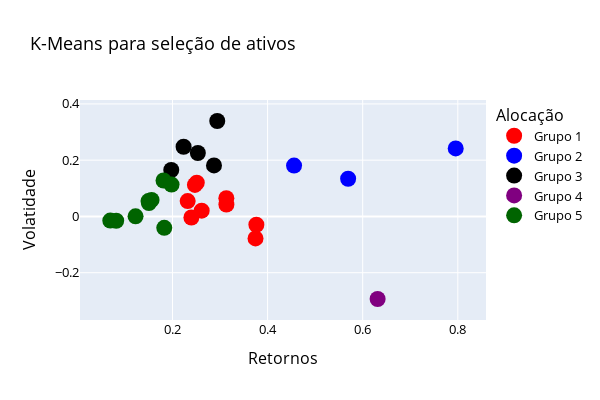

The notebook cell saved with this chart:
### Code cell
# Avaliação dos resultados - 2 métodos de construir o gráfico
# Método 1

fig = make_subplots(rows = 1, cols = 1,
                    shared_xaxes = True,
                    vertical_spacing = 0.08)

fig.add_trace(go.Scatter(x = retornos.loc[retornos["Clusters"] == 0, "Volatilidade"]
                         , y = retornos.loc[retornos["Clusters"] == 0, "Retornos"]
                         , name = "Grupo 1", mode = "markers"
                         , text = retornos.loc[retornos["Clusters"] == 0].index
                         , marker = dict(size = 16, color = "red"))
              , row = 1, col = 1)

fig.add_trace(go.Scatter(x = retornos.loc[retornos["Clusters"] == 1, "Volatilidade"]
                         , y = retornos.loc[retornos["Clusters"] == 1, "Retornos"]
                         , name = "Grupo 2", mode = "markers"
                         , text = retornos.loc[retornos["Clusters"] == 1].index
                         , marker = dict(size = 16, color = "blue"))
              , row = 1, col = 1)

fig.add_trace(go.Scatter(x = retornos.loc[retornos["Clusters"] == 2, "Volatilidade"]
                         , y = retornos.loc[retornos["Clusters"] == 2, "Retornos"]
                         , name = "Grupo 3", mode = "markers"
                         , text = retornos.loc[retornos["Clusters"] == 2].index
                         , marker = dict(size = 16, color = "black"))
              , row = 1, col = 1)

fig.add_trace(go.Scatter(x = retornos.loc[retornos["Clusters"] == 3, "Volatilidade"]
                         , y = retornos.loc[retornos["Clusters"] == 3, "Retornos"]
                         , name = "Grupo 4", mode = "markers"
                         , text = retornos.loc[retornos["Clusters"] == 3].index
                         , marker = dict(size = 16, color = "purple"))
              , row = 1, col = 1)

fig.add_trace(go.Scatter(x = retornos.loc[retornos["Clusters"] == 4, "Volatilidade"]
                         , y = retornos.loc[retornos["Clusters"] == 4, "Retornos"]
                         , name = "Grupo 5", mode = "markers"
                         , text = retornos.loc[retornos["Clusters"] == 4].index
                         , marker = dict(size = 16, color = "darkgreen"))
              , row = 1, col = 1)


fig.update_layout(height = 400, width = 600
                  , title_text = "K-Means para seleção de ativos"
                  , font_color = "blue"
                  , title_font_color = "black"
                  , xaxis_title = "Retornos"
                  , yaxis_title = "Volatidade"
                  , showlegend = True
                  , legend_title = "Alocação"
                  , font = dict(size = 13, color = "Black")
                 )
fig.update_layout(hovermode = "closest")

fig.show()

### Figure 1 — Plotly figure (JSON) as saved in the notebook; plotly's stock layout.template omitted (floating-point values rounded to 4 significant figures)
{"data": [{"marker": {"color": "red", "size": 16}, "mode": "markers", "name": "Grupo 1", "text": ["VALE", "CSNA3.SA", "WEGE3.SA", "B3SA3.SA", "JBSS3.SA", "CCRO3.SA", "MULT3.SA", "LREN3.SA", "SUZB3.SA"], "type": "scatter", "x": [0.3134, 0.3764, 0.2472, 0.3132, 0.2614, 0.2319, 0.2511, 0.3746, 0.2397], "xaxis": "x", "y": [0.042, -0.02963, 0.1122, 0.06464, 0.02044, 0.05473, 0.12, -0.07812, -0.003764], "yaxis": "y"}, {"marker": {"color": "blue", "size": 16}, "mode": "markers", "name": "Grupo 2", "text": ["BTC-USD", "ETH-USD", "^VIX"], "type": "scatter", "x": [0.4556, 0.5694, 0.7956], "xaxis": "x", "y": [0.1808, 0.1339, 0.2419], "yaxis": "y"}, {"marker": {"color": "black", "size": 16}, "mode": "markers", "name": "Grupo 3", "text": ["PETR4.SA", "ITUB4.SA", "BBAS3.SA", "SBSP3.SA", "UGPA3.SA"], "type": "scatter", "x": [0.2941, 0.1974, 0.2233, 0.2533, 0.2873], "xaxis": "x", "y": [0.3392, 0.165, 0.2477, 0.2255, 0.1813], "yaxis": "y"}, {"marker": {"color": "purple", "size": 16}, "mode": "markers", "name": "Grupo 4", "text": ["MGLU3.SA"], "type": "scatter", "x": [0.6314], "xaxis": "x", "y": [-0.2935], "yaxis": "y"}, {"marker": {"color": "darkgreen", "size": 16}, "mode": "markers", "name": "Grupo 5", "text": ["^BVSP", "BRL=X", "BOVA11.SA", "ITSA4.SA", "EQTL3.SA", "ABEV3.SA", "^GSPC", "GBPUSD=X", "EURUSD=X"], "type": "scatter", "x": [0.1495, 0.1223, 0.1559, 0.1812, 0.198, 0.1827, 0.1504, 0.08161, 0.06921], "xaxis": "x", "y": [0.05445, 0.0003442, 0.05862, 0.1277, 0.1133, -0.04044, 0.04774, -0.01537, -0.0147], "yaxis": "y"}], "layout": {"font": {"color": "Black", "size": 13}, "height": 400, "hovermode": "closest", "legend": {"title": {"text": "Alocação"}}, "showlegend": true, "title": {"font": {"color": "black"}, "text": "K-Means para seleção de ativos"}, "width": 600, "xaxis": {"anchor": "y", "domain": [0, 1], "title": {"text": "Retornos"}}, "yaxis": {"anchor": "x", "domain": [0, 1], "title": {"text": "Volatidade"}}}}
